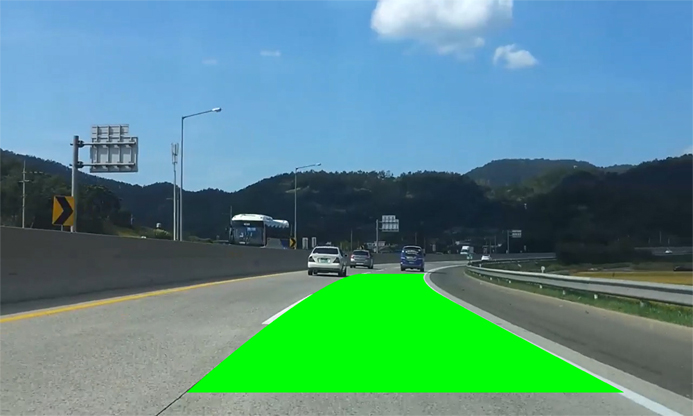
#> input picture SOURCE/bin/anh-fn.jpg, 693 x 416 px; its folder holds only this picture in this run
$ python -i model.py   (imports and definitions only)   (older library calls are emulated)
#> lines starting #> are read from the running program, lines starting #| are printed output that depends on the picture; after the words box and inside, x2 and y2 are one past the last pixel; in counts of white or black regions, pixels touching at a corner belong together
#> further down, picture is the input picture: shape (416, 693, 3); mean B, G, R 134.1, 141.7, 86.5
import numpy as np
import cv2
import pickle

def nothing(x):
    pass

# [9 lines left out: function undistort, not called in this run]

def colorFilter(img):
    hsv = cv2.cvtColor(img,cv2.COLOR_BGR2HSV)
    lowerYellow = np.array([18,94,140])
    upperYellow = np.array([48,255,255])
    lowerWhite = np.array([0, 0, 200])
    upperWhite = np.array([255, 255, 255])
    #inRange dùng để phát hiện một đối tượng dựa trên phạm vi giá trị pixel trong không gian màu HSV
    # Tạo 2 lớp Mask trắng và vàng
    maskedWhite= cv2.inRange(hsv,lowerWhite,upperWhite)
    #cv2.imshow("mask-trang ",maskedWhite)
    maskedYellow = cv2.inRange(hsv, lowerYellow, upperYellow)
    #cv2.imshow("mask-vang",maskedYellow)
    #Tính toán độ lệch bit theo từng phần tử của hai mảng màu
    combinedImage = cv2.bitwise_or(maskedWhite,maskedYellow)
    #cv2.imshow("cv2.bitwise_or", combinedImage)
    return combinedImage


def thresholding(img):
    imgGray = cv2.cvtColor(img, cv2.COLOR_BGR2GRAY)
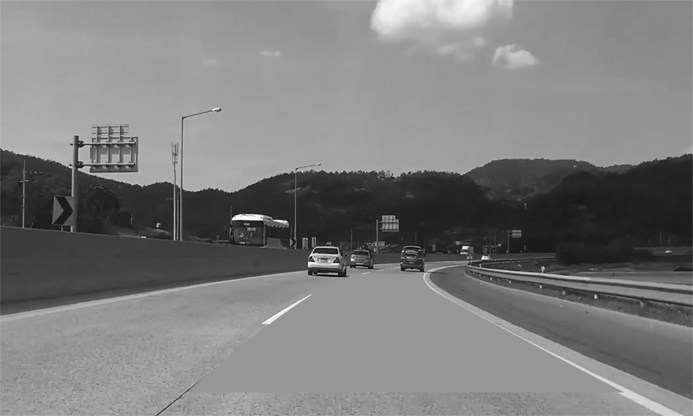
#> imgGray: shape (416, 693); min 0, max 255, mean 124.4
    kernel = np.ones((5,5))
    imgBlur = cv2.GaussianBlur(imgGray, (5, 5), 0)
    imgCanny = cv2.Canny(imgBlur, 50, 100)
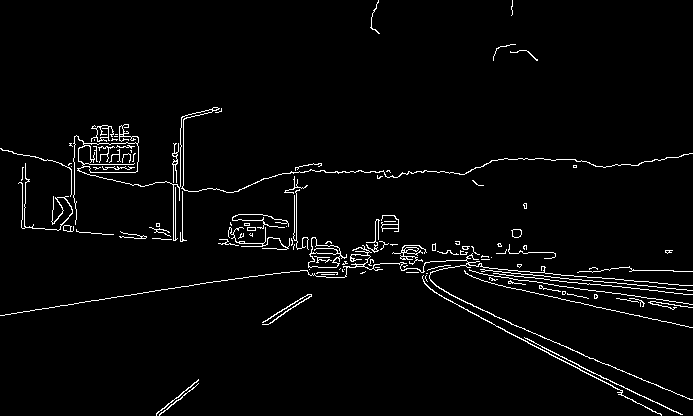
#> imgCanny: shape (416, 693); 2.8% white in thin lines or dots
    #imgClose = cv2.morphologyEx(imgCanny, cv2.MORPH_CLOSE, np.ones((10,10)))
    #Làm giãn nở một hình ảnh với số lần giản là 1
    imgDial = cv2.dilate(imgCanny,kernel,iterations=1)
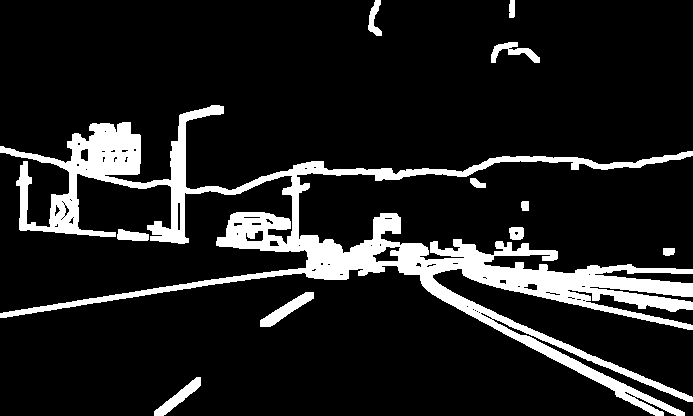
#> imgDial: shape (416, 693); 12.7% white; 11 white regions, largest, box (x1, y1, x2, y2) and area: (0, 105, 693, 416) 34053, (260, 292, 314, 327) 609, (154, 377, 201, 416) 538
    #áp dụng kỹ thuật xói mòn ảnh với độ mòn là 1
    imgErode = cv2.erode(imgDial,kernel,iterations=1)
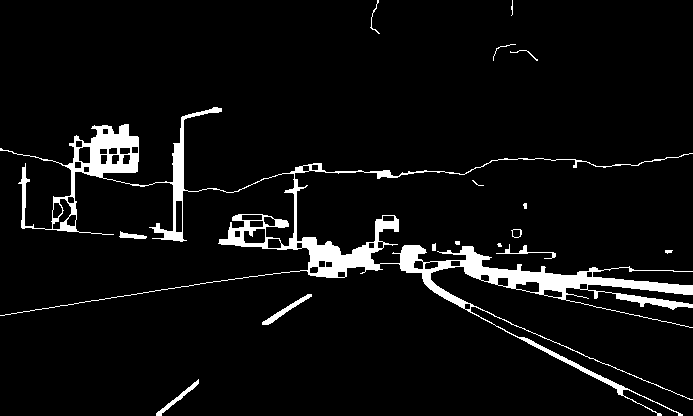
#> imgErode: shape (416, 693); 5.7% white; 16 white regions (3 under 20 px), largest, box (x1, y1, x2, y2) and area: (0, 107, 693, 416) 15393, (262, 294, 312, 325) 269, (156, 379, 199, 416) 222
    #Lọc ảnh màu
    imgColor = colorFilter(img)
#> in colorFilter, `hsv = cv2.cvtColor(img,cv2.COLOR_BGR2HSV)`: hsv: shape (416, 693, 3); mean H, S, V 86.6, 105.8, 162.5
#> in colorFilter, `maskedWhite= cv2.inRange(hsv,lowerWhite,upperWhite)`:
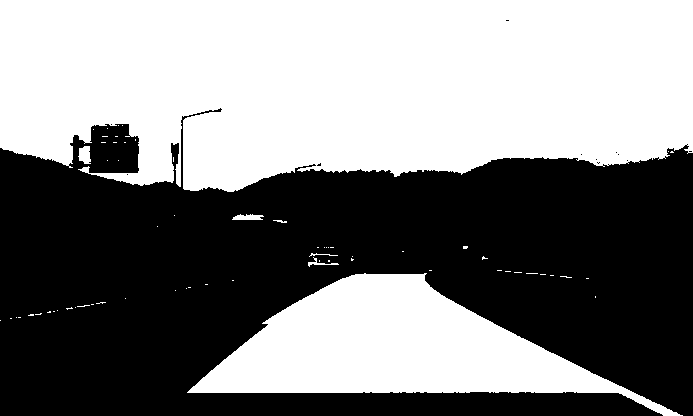
#> maskedWhite: shape (416, 693); 50.7% white; 12 black regions (11 under 20 px), largest, box (x1, y1, x2, y2) and area: (0, 108, 693, 416) 142122
#> in colorFilter, `maskedYellow = cv2.inRange(hsv, lowerYellow, upperYellow)`:
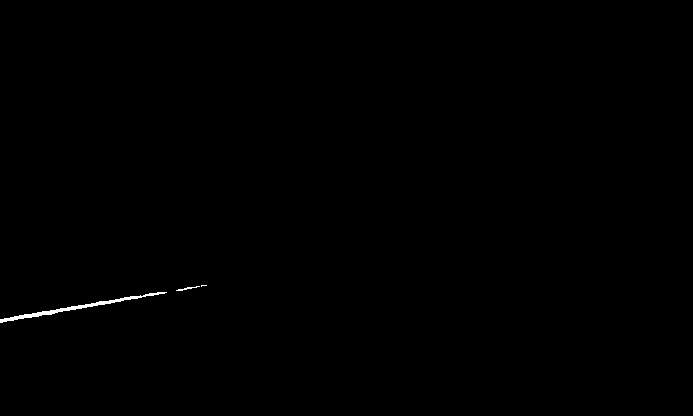
#> maskedYellow: shape (416, 693); 0.21% white; 3 white regions (1 under 20 px), largest, box (x1, y1, x2, y2) and area: (0, 292, 167, 323) 565, (176, 286, 200, 291) 38
#> in colorFilter, `combinedImage = cv2.bitwise_or(maskedWhite,maskedYellow)`: combinedImage: shape (416, 693); 50.9% white; 12 black regions (11 under 20 px), largest, box (x1, y1, x2, y2) and area: (0, 108, 693, 416) 141589
    #cv2.imshow("imgColor", imgColor)
    combinedImage = cv2.bitwise_or(imgColor, imgErode)
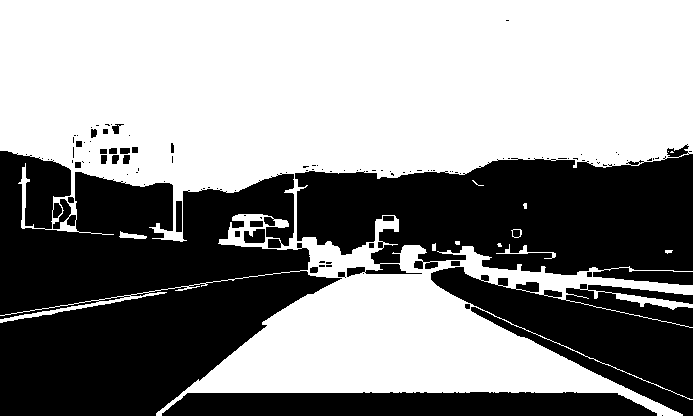
#> combinedImage: shape (416, 693); 55.9% white; 114 black regions (85 under 20 px), largest, box (x1, y1, x2, y2) and area: (0, 151, 342, 416) 59105, (295, 144, 693, 285) 38268, (431, 267, 693, 416) 17317
    #cv2.imshow("cv2.bitwise_or", combinedImage)
    return combinedImage,imgCanny,imgColor

# [90 lines left out: functions intialCotrol, valTrackbars, drawPoints, pipeline, perspective_warp, get_hist, not called in this run]


left_a, left_b, left_c = [], [], []
right_a, right_b, right_c = [], [], []

#hàm xác định làn đường

# [202 lines left out: functions sliding_window, get_curve, inv_perspective_warp, draw_lanes, drawLines, stackImages, not called in this run]

>>> import cv2
>>> picture = cv2.imread('anh-fn.jpg')
>>> result = thresholding(picture)
